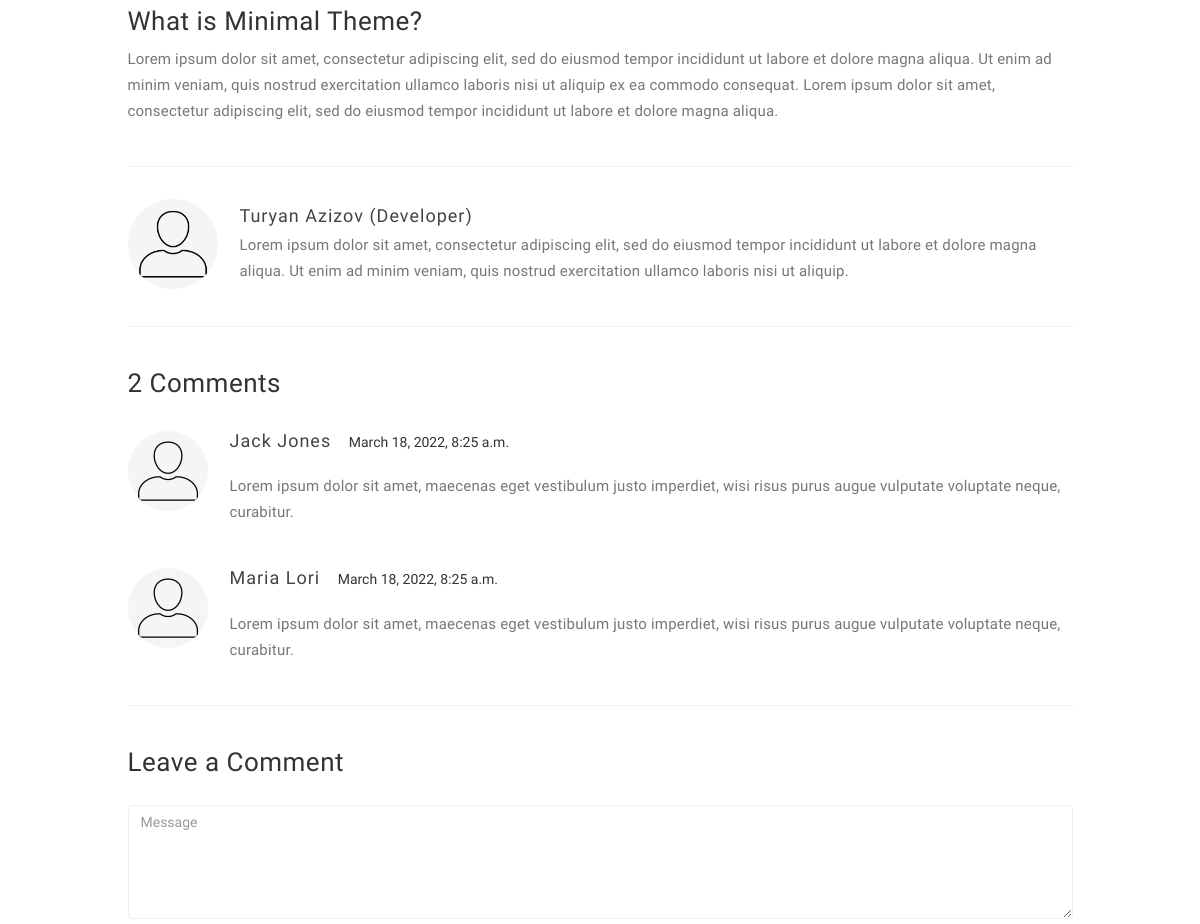
The app's page /blog/Turyan Azizov (middle part), older data.
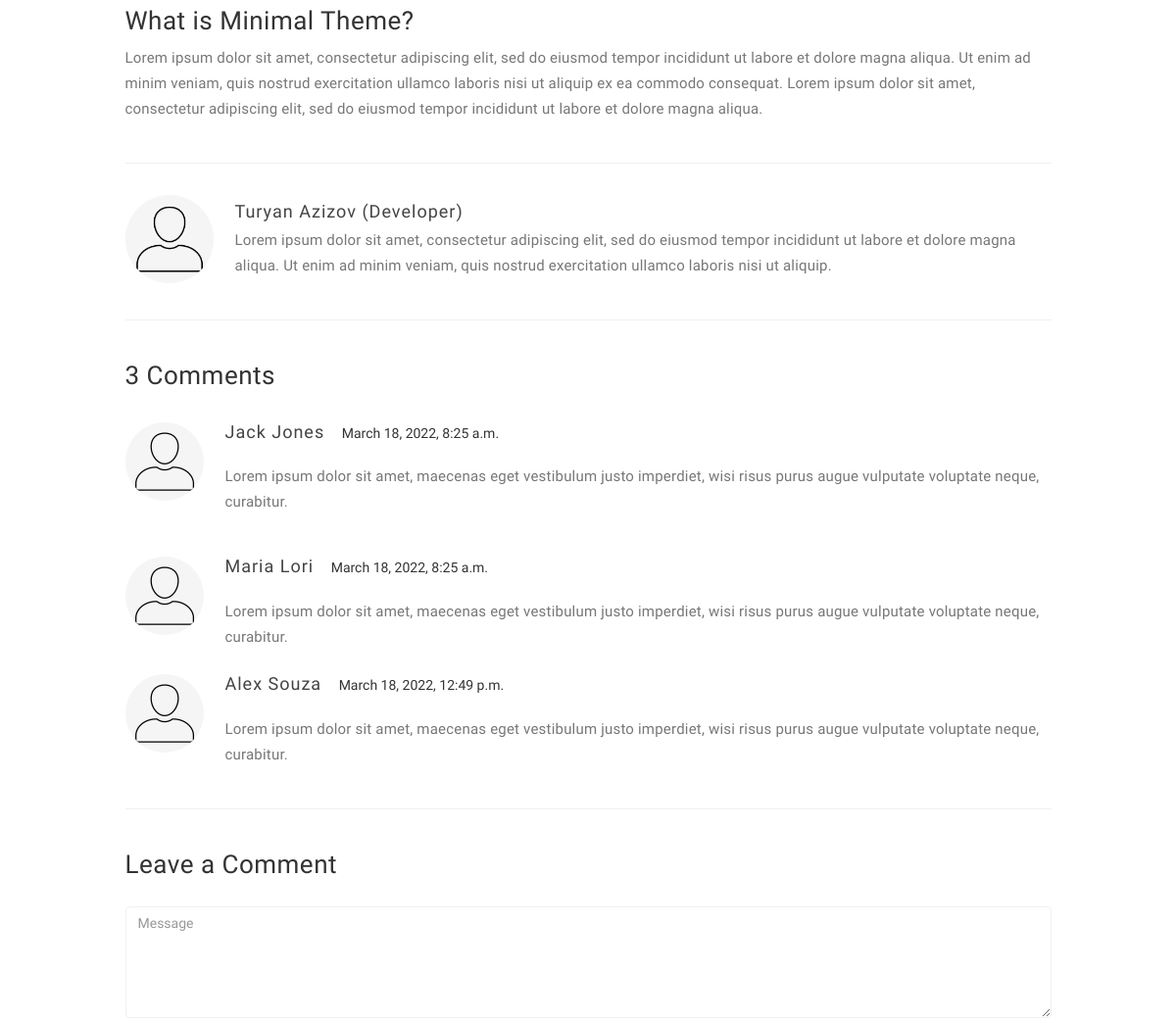
The same page, newer data.
### blog/models.py (models this page shows, shortened)
class Comment(models.Model):
    STATUS_CHOICES = (
        ('Approve', 'Approve'),
        ('Reject', 'Reject'),
    )
    blog = models.ForeignKey(Blog,on_delete=models.CASCADE,blank=True,null=True,related_name='koments')
    status = models.CharField(max_length=50,choices=STATUS_CHOICES)
    text=models.TextField(blank=False,null=False)
    name=models.CharField(max_length=100,blank=False,null=False)
    email=models.EmailField(blank=False,null=False)
    date = models.DateTimeField(auto_now_add=True)

### blog/views.py (the view, shortened to what this page needs)
# urls.py: path('<str:name>',single_post,name='single-post')
def single_post(request, name):
    blog = Blog.objects.all().filter(creator_name=name).first()
    comments = Blog.objects.all().filter(creator_name=name).first().koments.filter(status='Approve')
    context = {
        'blog': blog,
        'comments': comments
    }
    return render(request, 'blog/single-post.html', context=context)

### templates/Blog/single-post.html (shortened to what this page needs)
{% extends 'base/base.html' %}
{% load static %}
{% block content %}
<section id="blog-single-post">
     <div class="container">
          <div class="row">
               <div class="col-md-offset-1 col-md-10 col-sm-12">
                    <div class="blog-single-post-thumb">
                         <div class="blog-post-des">
                              <h3>{{blog.second_title}}</h3>
                              <p>{{blog.second_content}}</p>
                         </div>
                         <div class="blog-author">
                              <div class="media">
                                   <div class="media-object pull-left">
                                        <img src="{{ blog.creator_img.url }}" class="img-circle img-responsive" alt="blog">
                                   </div>
                                   <div class="media-body">
                                        <h3 class="media-heading"><a href="#">{{blog.creator_name}} ({{blog.creator_job}})</a></h3>
                                        <p>{{blog.creator_bio}}</p>
                                   </div>
                              </div>
                         </div>
                         <div class="blog-comment">
                              <h3>{{comments|length}} Comments</h3>
                              {% for comment in comments %}
                                   <div class="media">
                                        <div class="media-object pull-left">
                                             <img src="{% static 'images/pngtree-profile-line-black-icon-png-image_691051.jpg' %}" class="img-responsive img-circle" alt="Blog Image">
                                        </div>
                                        <div class="media-body">
                                             <h3 class="media-heading">{{comment.name}}</h3>
                                             <span>{{comment.date}}</span>
                                             <p>{{comment.text}}</p>
                                        </div>
                                   </div>
                              {% endfor %}
                         </div>
                         <div class="blog-comment-form">
                              <h3>Leave a Comment</h3>
                                   <form action="" method="POST">
                                        <textarea class="form-control" placeholder="Message" rows="5" name="text"></textarea>
                                   </form>
                         </div>
                    </div>
          </div>
     </div>
</section>
{% endblock %}

Row changes from the older to the newer data that the page shows:
added Comment: name "Alex Souza", date "March 18, 2022, 12:49 p.m.", text "Lorem ipsum dolor sit amet, maecenas eget vestibulum justo imperdiet, wisi risus purus augue vulputate voluptate neque, curabitur."
Text that changed along with them:
{{ comments|length }}: "2" → "3"
